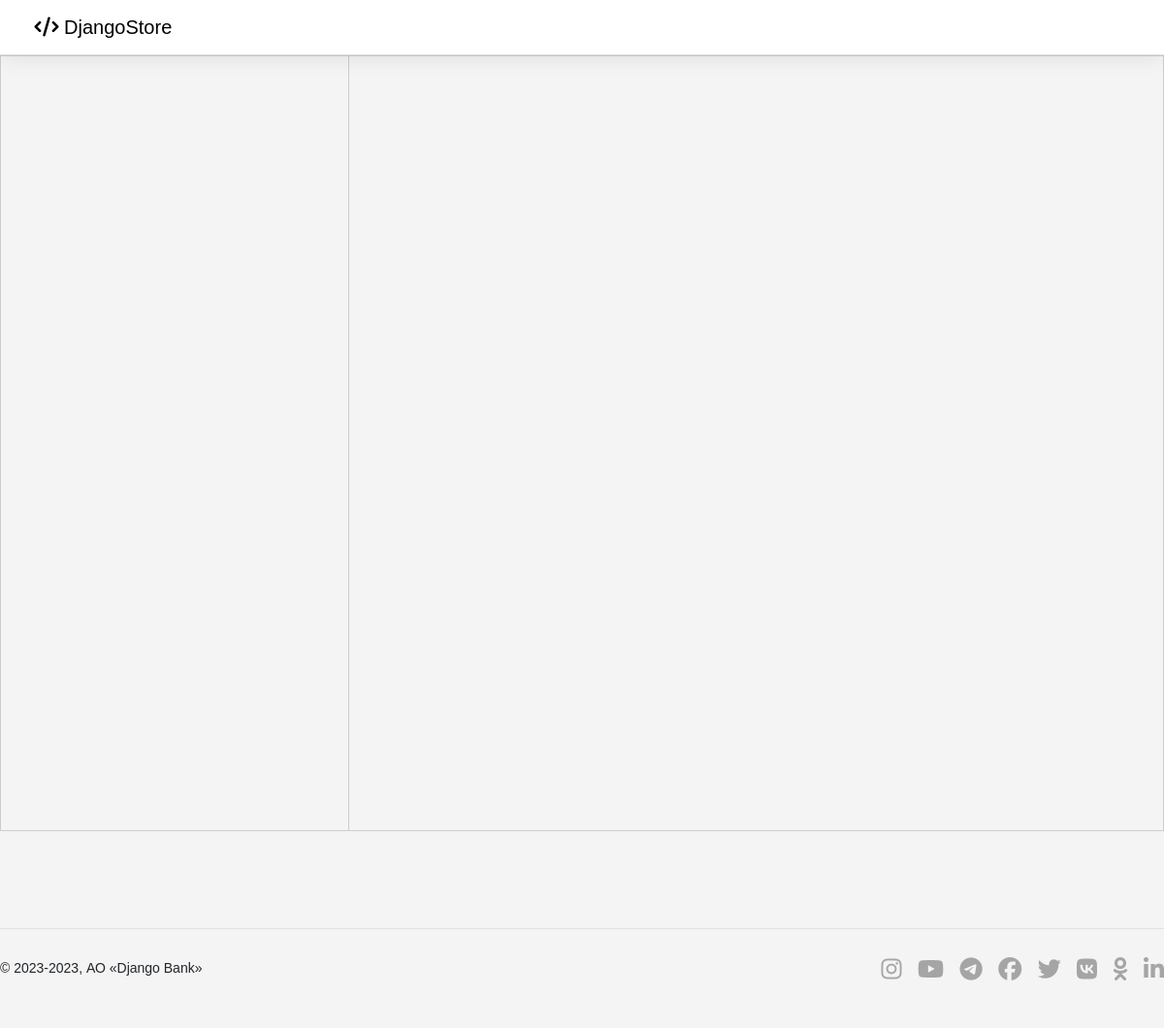
The page /messages/ (signed in) on the database as committed earlier.
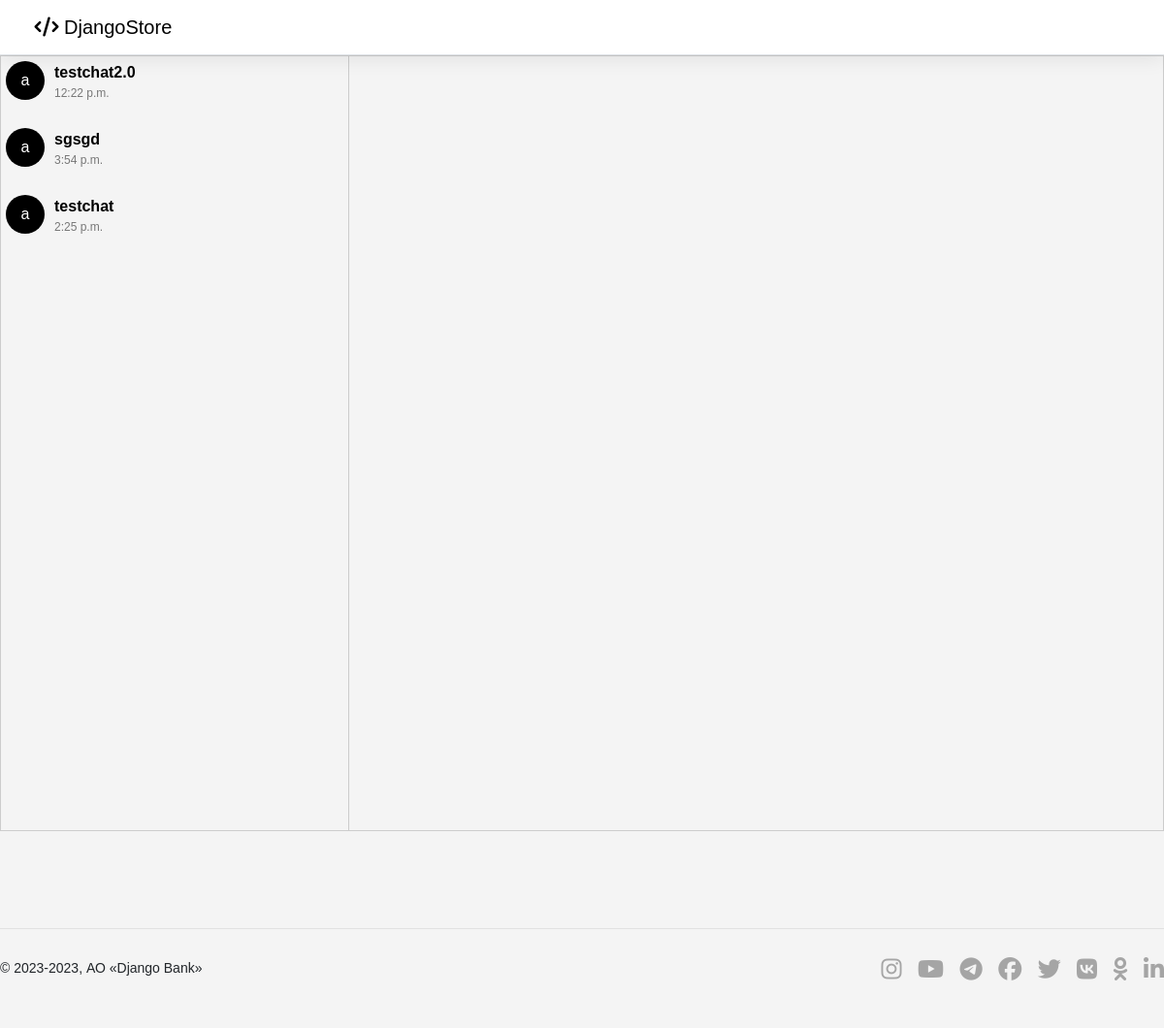
The same page on the database as committed later.
### e_shop/models.py (models this page shows, shortened)
class Conversation(models.Model):
    item = models.ForeignKey(Product, related_name='conversations', on_delete=models.CASCADE)
    members = models.ManyToManyField(User, related_name='conversations')
    created_at = models.DateTimeField(auto_now_add=True)
    modified_at = models.DateTimeField(auto_now=True)
    class Meta:
        ordering = ('-modified_at',)

class Product(models.Model):
    name = models.CharField(max_length=255)
    description = models.TextField()
    price = models.PositiveIntegerField()
    quantity = models.PositiveSmallIntegerField(default=1)
    image = models.ImageField(upload_to='product/', null=True, blank=True)
    category = models.ForeignKey(Category, on_delete=models.CASCADE)
    seller = models.ForeignKey(User, on_delete=models.CASCADE)
    class Meta:
        verbose_name = 'Продукты'
        verbose_name_plural = 'Продукты'

### e_shop/views.py (the view)
# urls.py: path('messages/', chats, name='chats'),
@login_required
def chats(request):
    conversations = Conversation.objects.filter(members__in=[request.user.id])
    return render(request, 'chats.html', {
        'conversations': conversations
    })

### templates/chats.html (shortened to what this page needs)
{% extends 'base.html' %}
{% block content %}
  <div class="space-y-6">
    <div class="chat-container">
      <div class="chat-content">
        <div class="chat-list" id="chatList">
          {% for conversation in conversations %}
            <a href="{% url 'detail' conversation.id %}" style="text-decoration: none;">
              <div class="p-6 flex bg-gray-100 rounded-xl" style="padding: 5px;">
                {% for member in conversation.members.all %}
                  {% if member != request.user %}
                    <div class="user-avatar" style="color: white; float: left;">{{ member.username.0 }}</div>
                    <div class="user-name">{{ conversation.item.name }}</div>
                    <div class="message-time">{{ conversation.modified_at.time }}</div>
                    <p style="width: 100%; height: 1px; color: gray;"></p>
                  {% endif %}
                {% endfor %}
              </div>
            </a>
          {% endfor %}
        </div>
      </div>
    </div>
  </div>
{% endblock %}

Rows that differ between the two databases and show on the page:
added Conversation: item.name "testchat2.0", modified_at.time "12:22 p.m."
added Conversation: item.name "sgsgd", modified_at.time "3:54 p.m."
added Conversation: item.name "testchat", modified_at.time "2:25 p.m."
